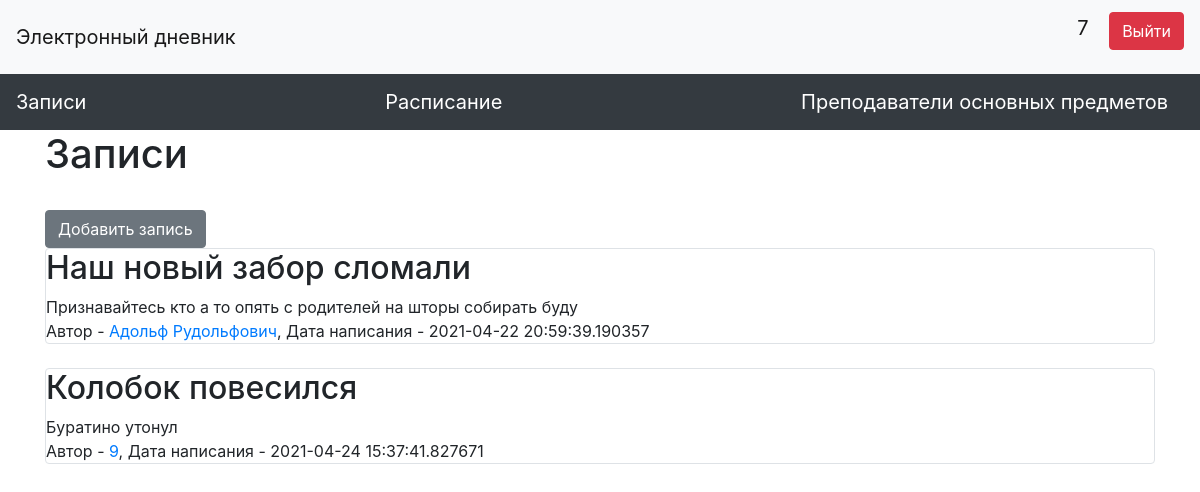
The page / (signed in) on the database its author committed.
### data/users.py (models this page shows, shortened)
class User(SqlAlchemyBase, UserMixin):
    __tablename__ = 'users'
    id = sqlalchemy.Column(sqlalchemy.Integer,
                           primary_key=True, autoincrement=True)
    name = sqlalchemy.Column(sqlalchemy.String, nullable=True)
    about = sqlalchemy.Column(sqlalchemy.Integer, nullable=False)
    sub_info = sqlalchemy.Column(sqlalchemy.String, nullable=True)
    email = sqlalchemy.Column(sqlalchemy.String,
                              index=True, unique=True, nullable=True)
    hashed_password = sqlalchemy.Column(sqlalchemy.String, nullable=True)
    created_date = sqlalchemy.Column(sqlalchemy.DateTime,
                                     default=datetime.datetime.now)
    news = orm.relation("News", back_populates='user')

### data/news.py (models this page shows)
class News(SqlAlchemyBase):
    __tablename__ = 'news'
    id = sqlalchemy.Column(sqlalchemy.Integer,
                           primary_key=True, autoincrement=True)
    title = sqlalchemy.Column(sqlalchemy.String, nullable=True)
    content = sqlalchemy.Column(sqlalchemy.String, nullable=True)
    created_date = sqlalchemy.Column(sqlalchemy.DateTime,
                                     default=datetime.datetime.now)
    is_private = sqlalchemy.Column(sqlalchemy.Boolean, default=True)
    user_id = sqlalchemy.Column(sqlalchemy.Integer,
                                sqlalchemy.ForeignKey("users.id"))
    user = orm.relation('User')

### main.py (the view)
@app.route("/")
def index():
    db_sess = db_session.create_session()
    if current_user.is_authenticated:
        news = db_sess.query(News)
    else:
        news = db_sess.query(News).filter(News.is_private != True)
    return render_template("index.html", news=news)

### data/db_session.py (called while the page is built)
def create_session() -> Session:
    global __factory
    return __factory()

### main.py (called while the page is built)
@login_manager.user_loader
def load_user(user_id):
    db_sess = db_session.create_session()
    return db_sess.query(User).get(user_id)

### templates/index.html (shortened to what this page needs)
{% extends "base.html" %}
{% block content %}
<h1>Записи</h1>
<br>
{% if current_user.is_authenticated %}
    {% if current_user.about != 4 %}
        <a class="btn btn-secondary" href="news">Добавить запись</a>
        <br>
    {% endif %}
{% endif %}
{% for item in news%}
<div class="col-md6 border rounded">
    <h2>{{item.title}}</h2>
    <div>
        {{item.content}}
    </div>
    <div>
        Автор - <a href="/page/{{ item.user.id }}">{{item.user.name}}</a>, Дата написания - {{item.created_date}}
    </div>
</div>
<br>
{% endfor %}
{% endblock %}

### templates/base.html (shortened to what this page needs)
<!doctype html>
<html lang="en">
<head>
    <link rel="stylesheet"
          href="https://stackpath.bootstrapcdn.com/bootstrap/4.4.1/css/bootstrap.min.css"
>
</head>
<body>
<header>
    <nav class="navbar navbar-light bg-light">
        <a class="navbar-brand" href="/about">Электронный дневник</a>
        {% if current_user.is_authenticated %}
        <p>
            <a class="navbar-brand" href="/page/{{ current_user.id }}">{{ current_user.name }}</a>
            <a class="btn btn-danger" href="/logout">Выйти</a>
        </p>
{% else %}
    <p>
        <a class="btn btn-primary" href="/register">Зарегистрироваться</a>
        <a class="btn btn-success" href="/login">Войти</a>
    </p>
{% endif %}
    </nav>
</header>
<header>
    {% if current_user.is_authenticated %}
    <nav class="navbar navbar-dark bg-dark">
        <a class="navbar-brand" href="/">Записи</a>
        <a class="navbar-brand" href="/schedule">Расписание</a>
        <a class="navbar-brand" href="/mainteachers">Преподаватели основных предметов</a>
    </nav>
    {% else %}
    <nav class="navbar navbar-dark bg-dark">
        <a class="navbar-brand">Вам необходимо войти, чтобы пользоваться всеми функциями сайта</a>
    </nav>
    {% endif %}
</header>
<main role="main" class="container">
    {% block content %}{% endblock %}
</main>
</body>
</html>

### rows shown on the page
User: name "7"
News: title "Наш новый забор сломали", content "Признавайтесь кто а то опять с родителей на шторы собирать буду", user.name "Адольф Рудольфович", created_date "2021-04-22 20:59:39.190357"
News: title "Колобок повесился", content "Буратино утонул", user.name "9", created_date "2021-04-24 15:37:41.827671"
